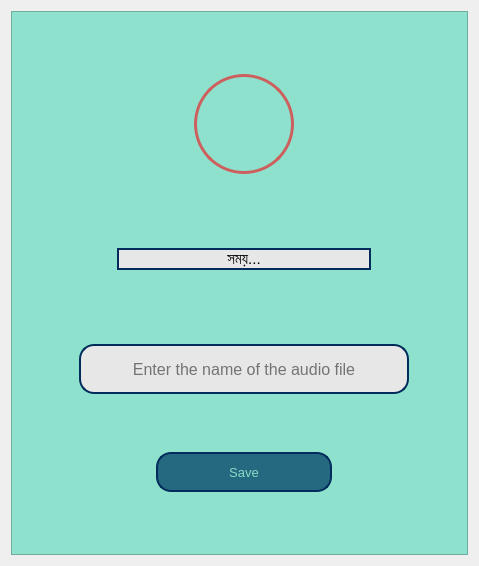
<?xml version="1.0" encoding="UTF-8"?>
<ui version="4.0">
 <class>audioRecorderWidget</class>
 <widget class="QWidget" name="audioRecorderWidget">
  <property name="geometry">
   <rect>
    <x>0</x>
    <y>0</y>
    <width>479</width>
    <height>566</height>
   </rect>
  </property>
  <property name="windowTitle">
   <string>Form</string>
  </property>
  <layout class="QGridLayout" name="gridLayout">
   <item row="1" column="0">
    <widget class="QFrame" name="audioRecorderFrame">
     <property name="styleSheet">
      <string notr="true">background-color: rgb(142, 226, 205)</string>
     </property>
     <property name="frameShape">
      <enum>QFrame::StyledPanel</enum>
     </property>
     <property name="frameShadow">
      <enum>QFrame::Raised</enum>
     </property>
     <layout class="QGridLayout" name="gridLayout_2">
      <item row="0" column="4">
       <spacer name="verticalSpacer">
        <property name="orientation">
         <enum>Qt::Vertical</enum>
        </property>
        <property name="sizeHint" stdset="0">
         <size>
          <width>20</width>
          <height>40</height>
         </size>
        </property>
       </spacer>
      </item>
      <item row="1" column="0" colspan="2">
       <spacer name="horizontalSpacer">
        <property name="orientation">
         <enum>Qt::Horizontal</enum>
        </property>
        <property name="sizeHint" stdset="0">
         <size>
          <width>84</width>
          <height>20</height>
         </size>
        </property>
       </spacer>
      </item>
      <item row="1" column="4">
       <widget class="QPushButton" name="startButton">
        <property name="minimumSize">
         <size>
          <width>100</width>
          <height>100</height>
         </size>
        </property>
        <property name="maximumSize">
         <size>
          <width>100</width>
          <height>100</height>
         </size>
        </property>
        <property name="cursor">
         <cursorShape>PointingHandCursor</cursorShape>
        </property>
        <property name="styleSheet">
         <string notr="true">QPushButton {
	border-radius: 50px;
	border: 3px solid rgb(206, 95, 95)
}

QPushButton:hover:!pressed
{
	background-color:  rgb(255, 131, 139);
	border-radius: 50px;
}</string>
        </property>
        <property name="text">
         <string/>
        </property>
        <property name="icon">
         <iconset>
          <normaloff>../Images/record_before_start_2.png</normaloff>../Images/record_before_start_2.png</iconset>
        </property>
        <property name="iconSize">
         <size>
          <width>200</width>
          <height>200</height>
         </size>
        </property>
       </widget>
      </item>
      <item row="1" column="5" colspan="2">
       <widget class="QPushButton" name="stopButton">
        <property name="enabled">
         <bool>false</bool>
        </property>
        <property name="minimumSize">
         <size>
          <width>50</width>
          <height>40</height>
         </size>
        </property>
        <property name="maximumSize">
         <size>
          <width>50</width>
          <height>40</height>
         </size>
        </property>
        <property name="cursor">
         <cursorShape>PointingHandCursor</cursorShape>
        </property>
        <property name="styleSheet">
         <string notr="true">border: none;</string>
        </property>
        <property name="text">
         <string/>
        </property>
        <property name="icon">
         <iconset>
          <normaloff>../Images/record_stop.png</normaloff>../Images/record_stop.png</iconset>
        </property>
        <property name="iconSize">
         <size>
          <width>40</width>
          <height>100</height>
         </size>
        </property>
       </widget>
      </item>
      <item row="1" column="7" colspan="2">
       <spacer name="horizontalSpacer_2">
        <property name="orientation">
         <enum>Qt::Horizontal</enum>
        </property>
        <property name="sizeHint" stdset="0">
         <size>
          <width>75</width>
          <height>20</height>
         </size>
        </property>
       </spacer>
      </item>
      <item row="2" column="4">
       <spacer name="verticalSpacer_2">
        <property name="orientation">
         <enum>Qt::Vertical</enum>
        </property>
        <property name="sizeHint" stdset="0">
         <size>
          <width>20</width>
          <height>68</height>
         </size>
        </property>
       </spacer>
      </item>
      <item row="3" column="2" colspan="5">
       <widget class="QLabel" name="recordingTime">
        <property name="font">
         <font>
          <pointsize>11</pointsize>
         </font>
        </property>
        <property name="styleSheet">
         <string notr="true">border: 2px solid rgb(0, 43, 91) ;
border-radius: 15px;
background-color: rgb(231, 231, 231);</string>
        </property>
        <property name="text">
         <string>সময়...</string>
        </property>
        <property name="alignment">
         <set>Qt::AlignCenter</set>
        </property>
       </widget>
      </item>
      <item row="4" column="4">
       <spacer name="verticalSpacer_3">
        <property name="orientation">
         <enum>Qt::Vertical</enum>
        </property>
        <property name="sizeHint" stdset="0">
         <size>
          <width>20</width>
          <height>68</height>
         </size>
        </property>
       </spacer>
      </item>
      <item row="5" column="0">
       <spacer name="horizontalSpacer_3">
        <property name="orientation">
         <enum>Qt::Horizontal</enum>
        </property>
        <property name="sizeHint" stdset="0">
         <size>
          <width>46</width>
          <height>20</height>
         </size>
        </property>
       </spacer>
      </item>
      <item row="5" column="1" colspan="7">
       <widget class="QLineEdit" name="fileName">
        <property name="minimumSize">
         <size>
          <width>330</width>
          <height>50</height>
         </size>
        </property>
        <property name="maximumSize">
         <size>
          <width>330</width>
          <height>50</height>
         </size>
        </property>
        <property name="font">
         <font>
          <pointsize>12</pointsize>
         </font>
        </property>
        <property name="styleSheet">
         <string notr="true">border: 2px solid rgb(0, 43, 91) ;
border-radius: 15px;
background-color: rgb(231, 231, 231);</string>
        </property>
        <property name="text">
         <string/>
        </property>
        <property name="alignment">
         <set>Qt::AlignCenter</set>
        </property>
        <property name="placeholderText">
<string>Enter the name of the audio file</string>
        </property>
       </widget>
      </item>
      <item row="5" column="8">
       <spacer name="horizontalSpacer_4">
        <property name="orientation">
         <enum>Qt::Horizontal</enum>
        </property>
        <property name="sizeHint" stdset="0">
         <size>
          <width>37</width>
          <height>20</height>
         </size>
        </property>
       </spacer>
      </item>
      <item row="6" column="4">
       <spacer name="verticalSpacer_4">
        <property name="orientation">
         <enum>Qt::Vertical</enum>
        </property>
        <property name="sizeHint" stdset="0">
         <size>
          <width>20</width>
          <height>21</height>
         </size>
        </property>
       </spacer>
      </item>
      <item row="7" column="0" colspan="3">
       <spacer name="horizontalSpacer_5">
        <property name="orientation">
         <enum>Qt::Horizontal</enum>
        </property>
        <property name="sizeHint" stdset="0">
         <size>
          <width>123</width>
          <height>20</height>
         </size>
        </property>
       </spacer>
      </item>
      <item row="7" column="3" colspan="3">
       <widget class="QPushButton" name="saveButton">
        <property name="minimumSize">
         <size>
          <width>0</width>
          <height>40</height>
         </size>
        </property>
        <property name="maximumSize">
         <size>
          <width>16777215</width>
          <height>40</height>
         </size>
        </property>
        <property name="font">
         <font>
          <pointsize>10</pointsize>
          <weight>50</weight>
          <bold>false</bold>
         </font>
        </property>
        <property name="cursor">
         <cursorShape>PointingHandCursor</cursorShape>
        </property>
        <property name="styleSheet">
         <string notr="true">QPushButton {
border: 2px solid rgb(0, 43, 91) ;
border-radius: 15px;
background-color: rgb(36, 105, 127);
color: rgb(137, 218, 199)
}

QPushButton:hover:!pressed {
background-color: rgb(25, 76, 91);
}</string>
        </property>
        <property name="text">
         <string>Save</string>
        </property>
       </widget>
      </item>
      <item row="7" column="6" colspan="3">
       <spacer name="horizontalSpacer_6">
        <property name="orientation">
         <enum>Qt::Horizontal</enum>
        </property>
        <property name="sizeHint" stdset="0">
         <size>
          <width>114</width>
          <height>20</height>
         </size>
        </property>
       </spacer>
      </item>
      <item row="8" column="4">
       <spacer name="verticalSpacer_5">
        <property name="orientation">
         <enum>Qt::Vertical</enum>
        </property>
        <property name="sizeHint" stdset="0">
         <size>
          <width>20</width>
          <height>28</height>
         </size>
        </property>
       </spacer>
      </item>
      <item row="1" column="2" colspan="2">
       <widget class="QPushButton" name="soundingButton">
        <property name="enabled">
         <bool>false</bool>
        </property>
        <property name="minimumSize">
         <size>
          <width>50</width>
          <height>40</height>
         </size>
        </property>
        <property name="maximumSize">
         <size>
          <width>50</width>
          <height>40</height>
         </size>
        </property>
        <property name="cursor">
         <cursorShape>PointingHandCursor</cursorShape>
        </property>
        <property name="styleSheet">
         <string notr="true">QPushButton{
border: none;
}
</string>
        </property>
        <property name="text">
         <string/>
        </property>
        <property name="icon">
         <iconset>
          <normaloff>../Images/record_listen.png</normaloff>../Images/record_listen.png</iconset>
        </property>
        <property name="iconSize">
         <size>
          <width>40</width>
          <height>100</height>
         </size>
        </property>
       </widget>
      </item>
     </layout>
    </widget>
   </item>
  </layout>
 </widget>
 <resources/>
 <connections/>
</ui>
